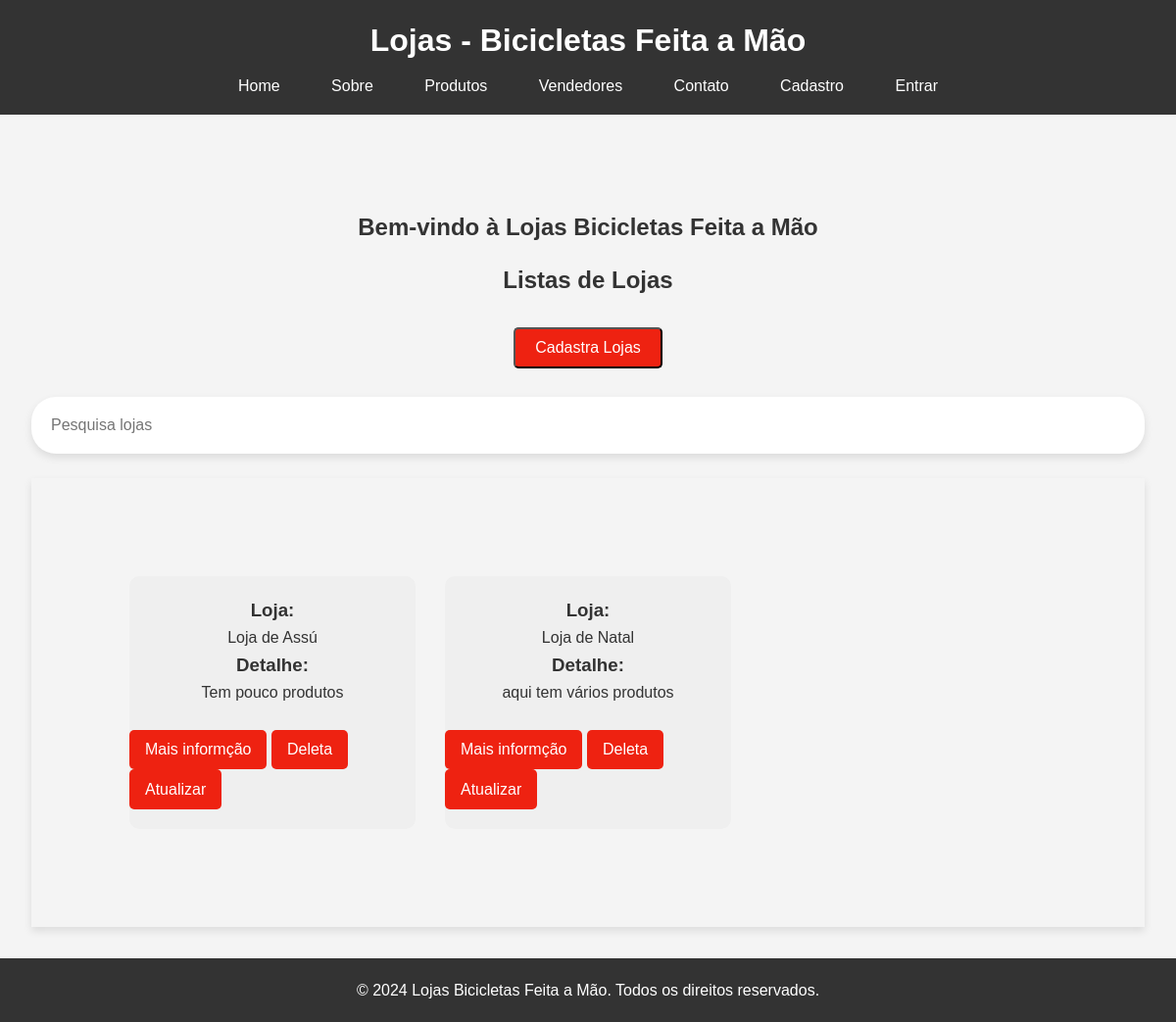
The app's page /lojas/ with its own data.
### bikcraft/models.py (models this page shows, shortened)
class Lojas(models.Model):
    nome = models.CharField(max_length=30, verbose_name='Nome da Loja')
    produtos = models.ManyToManyField(Bike, verbose_name='Produtos')
    cnpj = models.CharField(max_length=25, verbose_name='CNPJ')
    detalhe = models.TextField(blank=True, null=True, verbose_name='Descrição')

### bikcraft/views.py (the view)
# urls.py: path('lojas/', views.lojas, name='pagina-loja'),
def lojas(request):
    lojas = Lojas.objects.all()
    return render(request, 'lojas.html', {'lojas': lojas})

### bikcraft/templates/lojas.html
{% extends "base/lojas.html" %}
{% load static %}
{% block conteudo %}
<main>
    <section id="home">
        <h2><center>Bem-vindo à Lojas Bicicletas Feita a Mão</center></h2>
    </section>
    <h2><center>Listas de Lojas</center></h2>
    <br>
    <div class="button">
        <a href='{% url "cadastra-loja" %}'><button>Cadastra Lojas</button></a>
    </div>
    <br>
    <div class='col-12'>
        <input type='text' class='form-control' id='search' placeholder='Pesquisa lojas'>
    </div>
    <br>
    <section id="products">
        {% for loja in lojas %}
            <div class='product-card'>
                <h3>Loja:</h2>
                <p>{{loja.nome}}</p>
                <h3>Detalhe:</h3>
                <p>{{loja.detalhe}}</p>
                <div class="button-container">
                    <br>
                    <a href='{% url "pagina-detalhe" %}'><button>Mais informção</button></a>
                    <a href='{% url "deleta-lojas" loja.id %}'><button>Deleta</button></a>
                    <aid='atualizado'href='{% url "atualiza-lojas" loja.id %}'><button id='atualiza'>Atualizar</button></a>
                </div>
            </div>
        {% endfor %}
    </section>
</main>
{% endblock conteudo %}

### templates/static/base/css/lojas.css (style rules this page uses)
* { margin: 0; padding: 0; box-sizing: border-box; }
body { font-family: Arial, sans-serif; line-height: 1.6; background-color: #f4f4f4; color: #333; }
#home { text-align: center; margin: 4rem; }
main { padding: 2rem; }
section#home { margin-bottom: 1rem; }
section#products { display: grid; grid-template-columns: repeat(3, 1fr); gap: 30px; padding: 100px; box-shadow: 0 4px 8px rgba(0, 0, 0, 0.1); }
.col-12 { display: flex; align-items: center; background-color: #fff; padding: 10px; border-radius: 25px; box-shadow: 0 4px 8px rgba(0, 0, 0, 0.1); }
.form-control { border: none; outline: none; padding: 10px; width: 300px; border-radius: 25px 0 0 25px; font-size: 16px; }
.product-card { background: #efefef; grid-template-columns: 1fr; border-radius: 10px; padding: 20px 0px; justify-items: center; display: grid; }
.button { display: flex; justify-content: center; align-items: center; height: 6vh; }
.button button { padding: 10px 20px; font-size: 16px; cursor: pointer; background-color: #e21; color: #fff; border-radius: 5px; }
.button-container button { display: inline-block; margin-right: 10px padding: 10px 20px; font-size: 16px; cursor: pointer; background: #e21; color: #fff; padding: 0.7rem 1.0rem; border: none; border-radius: 5px; }
p { text-align: center; }

### records on screen
Lojas: nome "Loja de Assú", detalhe "Tem pouco produtos"
Lojas: nome "Loja de Natal", detalhe "aqui tem vários produtos"
